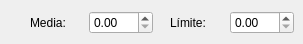
        <widget class="QWidget" name="page_24">
         <widget class="QWidget" name="layoutWidget_57">
          <property name="geometry">
           <rect>
            <x>30</x>
            <y>10</y>
            <width>123</width>
            <height>25</height>
           </rect>
          </property>
          <layout class="QHBoxLayout" name="horizontalLayout_77">
           <item>
            <widget class="QLabel" name="label_94">
             <property name="text">
              <string>Media:</string>
             </property>
            </widget>
           </item>
           <item>
            <widget class="QDoubleSpinBox" name="d3expomed">
             <property name="maximum">
              <double>999.990000000000009</double>
             </property>
            </widget>
           </item>
          </layout>
         </widget>
         <widget class="QWidget" name="layoutWidget_58">
          <property name="geometry">
           <rect>
            <x>170</x>
            <y>10</y>
            <width>124</width>
            <height>25</height>
           </rect>
          </property>
          <layout class="QHBoxLayout" name="horizontalLayout_78">
           <item>
            <widget class="QLabel" name="label_95">
             <property name="text">
              <string>Límite:</string>
             </property>
            </widget>
           </item>
           <item>
            <widget class="QDoubleSpinBox" name="d3expolim">
             <property name="maximum">
              <double>999.990000000000009</double>
             </property>
            </widget>
           </item>
          </layout>
         </widget>
        </widget>
